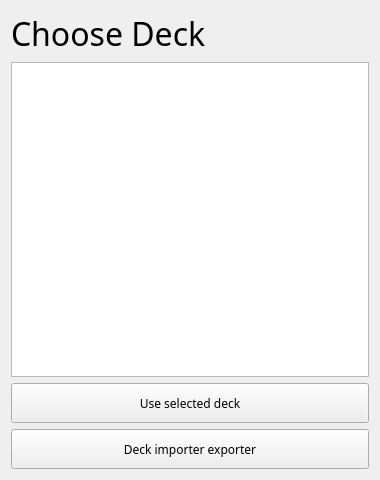
<?xml version="1.0" encoding="UTF-8"?>
<ui version="4.0">
 <class>StartMenu</class>
 <widget class="QDialog" name="StartMenu">
  <property name="geometry">
   <rect>
    <x>0</x>
    <y>0</y>
    <width>380</width>
    <height>480</height>
   </rect>
  </property>
  <property name="sizePolicy">
   <sizepolicy hsizetype="Fixed" vsizetype="Fixed">
    <horstretch>0</horstretch>
    <verstretch>0</verstretch>
   </sizepolicy>
  </property>
  <property name="windowTitle">
   <string>Inter Planetary Flash Cards</string>
  </property>
  <property name="styleSheet">
   <string notr="true">#StartMenu { border-image: url(split_grey_background.jpg) 0 0 0 0 stretch stretch;}</string>
  </property>
  <layout class="QVBoxLayout" name="verticalLayout_2">
   <item>
    <layout class="QVBoxLayout" name="verticalLayout">
     <item>
      <widget class="QLabel" name="labelChooseDeck">
       <property name="sizePolicy">
        <sizepolicy hsizetype="Expanding" vsizetype="Minimum">
         <horstretch>0</horstretch>
         <verstretch>0</verstretch>
        </sizepolicy>
       </property>
       <property name="font">
        <font>
         <family>Menlo</family>
         <pointsize>24</pointsize>
        </font>
       </property>
       <property name="text">
        <string>Choose Deck</string>
       </property>
      </widget>
     </item>
     <item>
      <widget class="QListWidget" name="listWidgetDecks">
       <property name="font">
        <font>
         <family>Menlo</family>
        </font>
       </property>
       <property name="alternatingRowColors">
        <bool>true</bool>
       </property>
       <property name="isWrapping" stdset="0">
        <bool>true</bool>
       </property>
       <property name="wordWrap">
        <bool>true</bool>
       </property>
      </widget>
     </item>
     <item>
      <widget class="QPushButton" name="pushButtonUseDeck">
       <property name="sizePolicy">
        <sizepolicy hsizetype="Expanding" vsizetype="Fixed">
         <horstretch>0</horstretch>
         <verstretch>0</verstretch>
        </sizepolicy>
       </property>
       <property name="minimumSize">
        <size>
         <width>0</width>
         <height>40</height>
        </size>
       </property>
       <property name="font">
        <font>
         <family>Menlo</family>
        </font>
       </property>
       <property name="text">
        <string>Use selected deck</string>
       </property>
       <property name="autoDefault">
        <bool>false</bool>
       </property>
      </widget>
     </item>
     <item>
      <widget class="QPushButton" name="pushButtonDeckImporter">
       <property name="sizePolicy">
        <sizepolicy hsizetype="Expanding" vsizetype="Fixed">
         <horstretch>0</horstretch>
         <verstretch>0</verstretch>
        </sizepolicy>
       </property>
       <property name="minimumSize">
        <size>
         <width>0</width>
         <height>40</height>
        </size>
       </property>
       <property name="font">
        <font>
         <family>Menlo</family>
        </font>
       </property>
       <property name="text">
        <string>Deck importer exporter</string>
       </property>
       <property name="autoDefault">
        <bool>false</bool>
       </property>
      </widget>
     </item>
    </layout>
   </item>
  </layout>
 </widget>
 <resources/>
 <connections/>
</ui>
